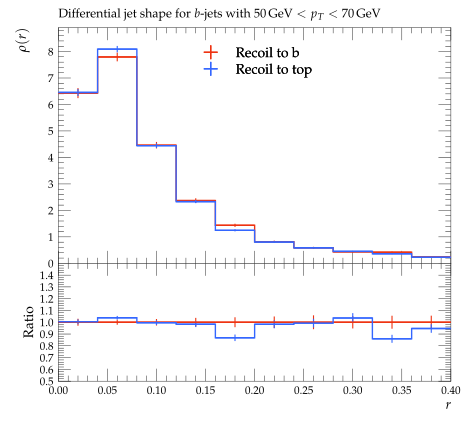

Here is the Python script that generated this plot:
#! /usr/bin/env python

# This Python script was auto-generated using YODA v2.0.2.
# Analysis object: /ATLAS_2013_I1243871/d03-x01-y01
# Timestamp: 03-08-2026 (15:47:40)

import matplotlib as mpl
import matplotlib.pyplot as plt
mpl.use('Agg') # comment out for interactive use
import os
import numpy as np

plotDir = os.path.split(os.path.realpath(__file__))[0]
if 'YODA_USER_PLOT_PATH' in globals():
    plot_outdir = globals()['YODA_USER_PLOT_PATH']
else:
    plot_outdir = plotDir

#plot style
plt.style.use(os.path.join(plotDir, '../default.mplstyle'))
# plot metadata
figW, figH = plt.rcParams['figure.figsize']
ax_xLabel = r'$r$'
ax_yLabel = r'$\rho(r)$'
ax_title  = r'Differential jet shape for $b$-jets with $50\,\mathrm{GeV} < p_T < 70\,\mathrm{GeV}$'
ax_xScale = 'linear'
ax_yScale = 'linear'
xLims = (0.0, 0.4)
yLims = (0.0, 8.899675400000001)

# TeX-friendly labels for the legend
labels = {
    'legend' : ([ r"Recoil to b", r"Recoil to top" ], r""),
}

# Adjust canvas width and height
canvasW = 10.0
canvasH = 9.0
figW *= canvasW/10.
figH *= canvasH/9.

# Create figure and axis objects
fig, (ax, ratio0_ax) = plt.subplots(2, 1, sharex=True,
                  figsize=(figW,figH), gridspec_kw={'height_ratios': (6.0, 3.0)})

# Set figure margins
plt.subplots_adjust(
    left   = 1.0 * plt.rcParams['figure.subplot.left'],
    right  = 1.0 * plt.rcParams['figure.subplot.right'],
    top    = 1.0 * plt.rcParams['figure.subplot.top'],
    bottom = 1.0 * plt.rcParams['figure.subplot.bottom'])

ratio0_ax.yaxis.set_major_locator(mpl.ticker.MultipleLocator(0.1))
ratio0_ax.set_ylim(0.5, 1.4999)
ratio0_ax.set_ylabel('Ratio')

# the numerical data is stored in a separate file
dataf = dict()
prefix = os.path.split(__file__)[0]
if prefix:    prefix = prefix + '/'
exec(open(prefix+'d03-x01-y01__data.py').read(), dataf)


legend_handles = dict() # keep track of handles for the legend

# style options for curves
# starts at zorder>=5 to draw curve on top of legend
styles = {
  'recoil_b': {
    'color' : '#EE3311',
    'linestyle' : '-',
    'linewidth' : 1,
    'marker' : 'none',
    'markersize' : 2,
    'capsize' : 0.0,
    'zorder' : 5,
    'histstyle' : 1,
    'drawstyle' : 'steps-pre',
    'xerrorbars' : 1,
    'yerrorbars' : 1,
    'fillcolor' : None,
    'fillopacity' : 1.0,
    'ratio0_linestyle' : '-',
    'ratio0_linewidth' : 1,
    'ratio0_marker' : 'none',
    'ratio0_markersize' : 2,
    'ratio0_capsize' : 0.0,
    'ratio0_zorder' : 5,
    'ratio0_histstyle' : 1,
    'ratio0_drawstyle' : 'steps-pre',
    'ratio0_xerrorbars' : 1,
    'ratio0_yerrorbars' : 1,
  },
  'recoil_t': {
    'color' : '#3366FF',
    'linestyle' : '-',
    'linewidth' : 1,
    'marker' : 'none',
    'markersize' : 2,
    'capsize' : 0.0,
    'zorder' : 6,
    'histstyle' : 1,
    'drawstyle' : 'steps-pre',
    'xerrorbars' : 1,
    'yerrorbars' : 1,
    'fillcolor' : None,
    'fillopacity' : 1.0,
    'ratio0_linestyle' : '-',
    'ratio0_linewidth' : 1,
    'ratio0_marker' : 'none',
    'ratio0_markersize' : 2,
    'ratio0_capsize' : 0.0,
    'ratio0_zorder' : 6,
    'ratio0_histstyle' : 1,
    'ratio0_drawstyle' : 'steps-pre',
    'ratio0_xerrorbars' : 1,
    'ratio0_yerrorbars' : 1,
  },
}

# curve from input yoda files in main panel
for label, yvals in dataf['yvals'].items():
    if all(np.isnan(v) for v in dataf['yvals'][label]):
        continue
    tmp = None
    if styles[label]['histstyle']: # draw as histogram
        xpos = dataf['xedges'][label] if styles[label]['drawstyle'] else dataf['xpoints'][label]
        ypos = np.insert(yvals, 0, yvals[0]) if styles[label]['drawstyle'] else yvals
        if styles[label]['fillcolor']: # fill area below curve
            ax.fill_between(xpos, ypos, step='pre',
                            color=styles[label]['fillcolor'],
                            alpha=styles[label]['fillopacity'])
        tmp, = ax.plot(xpos, ypos,
                       color=styles[label]['color'],
                       linestyle=styles[label]['linestyle'],
                       linewidth=styles[label]['linewidth'],
                       drawstyle=styles[label]['drawstyle'], solid_joinstyle='miter',
                       zorder=styles[label]['zorder'], label=label)
    tmp = ax.errorbar(dataf['xpoints'][label], yvals,
                      xerr=np.array(dataf['xerrs'][label])*styles[label]['xerrorbars'],
                      yerr=np.array(dataf['yerrs'][label])*styles[label]['yerrorbars'],
                      fmt=styles[label]['marker'], capsize=styles[label]['capsize'],
                      markersize=styles[label]['markersize'],
                      ecolor=styles[label]['color'],
                      color=styles[label]['color'], zorder=styles[label]['zorder'])
    tmp[-1][0].set_linestyle(styles[label]['linestyle'])
    tmp[-1][0].set_linewidth(styles[label]['linewidth'])
    if label in dataf['add_legend_handle']:  legend_handles[label] = tmp
    for varLabel in dataf['variation_yvals'].keys():
        if varLabel.startswith(label):
            tmp, = ax.plot(dataf['xedges'][label], dataf['variation_yvals'][varLabel],
                           color=styles[label]['color'],
                           linestyle=styles[label]['linestyle'],
                           linewidth=styles[label]['linewidth'],
                           drawstyle='steps-pre', solid_joinstyle='miter',
                           zorder=styles[label]['zorder'], alpha=0.5)


# plots on ratio panel
# curve from input yoda files in ratio panel
for label, yvals in dataf['ratio0_yvals'].items():
    if all(np.isnan(v) for v in yvals):
        continue
    if styles[label]['ratio0_histstyle']: # plot as histogram
        xpos = dataf['xedges']['recoil_b'] if styles[label]['ratio0_drawstyle'] else dataf['xpoints']['recoil_b']
        ypos = np.insert(yvals, 0, yvals[0]) if styles[label]['ratio0_drawstyle'] else yvals
        ratio0_ax.plot(xpos, ypos,
                       color=styles[label]['color'],
                       linewidth=styles[label]['linewidth'],
                       linestyle=styles[label]['ratio0_linestyle'],
                       drawstyle=styles[label]['ratio0_drawstyle'], zorder=styles[label]['zorder'],
                       solid_joinstyle='miter')
    tmp = ratio0_ax.errorbar(dataf['xpoints']['recoil_b'], yvals,
                             xerr=np.array(dataf['ref_xerrs'])*styles[label]['ratio0_xerrorbars'],
                             yerr=np.array(dataf['ratio0_yerrs'][label])*styles[label]['ratio0_yerrorbars'],
                             fmt=styles[label]['ratio0_marker'], capsize=styles[label]['ratio0_capsize'],
                             markersize=styles[label]['ratio0_markersize'],
                             ecolor=styles[label]['color'],
                             color=styles[label]['color'])
    tmp[-1][0].set_linestyle(styles[label]['ratio0_linestyle'])
    tmp[-1][0].set_linewidth(styles[label]['ratio0_linewidth'])

    for varlabel in dataf['ratio0_variation_vals'].keys():
        if varlabel.startswith(label):
            ratio0_ax.plot(dataf['xedges']['recoil_b'],
                            dataf['ratio0_variation_vals'][varlabel],
                            color=styles[label]['color'],
                            linestyle=styles[label]['linestyle'],
                            linewidth=styles[label]['linewidth'],
                            drawstyle='steps-pre', solid_joinstyle='miter',
                            zorder=1, alpha=0.5)

legend_items = list(legend_handles.values())
ax.add_artist(ax.legend(legend_items,
                        labels['legend'][0],
                        title=labels['legend'][1],
                        alignment='left',
                        loc='upper center',
                        bbox_to_anchor=(0.5, 0.97)))

# set plot metadata as defined above
ratio0_ax.set_xlabel(ax_xLabel)
ratio0_ax.xaxis.set_label_coords(1., -0.15)
ax.set_ylabel(ax_yLabel, ha='right', va='top')
ax.yaxis.set_label_coords(-0.11, 1.0)
ax.set_title(ax_title, loc='left')
ax.set_xscale(ax_xScale)
ax.set_yscale(ax_yScale)
ax.set_xlim(xLims)
ax.set_ylim(yLims)

# tick formatting
plt.rcParams['xtick.top'] = True
plt.rcParams['ytick.right'] = True
fig.align_ylabels((ax, ratio0_ax))
plt.savefig(os.path.join(plot_outdir, 'd03-x01-y01.pdf'), format='PDF')
plt.savefig(os.path.join(plot_outdir, 'd03-x01-y01.png'), format='PNG')

plt.close(fig)
